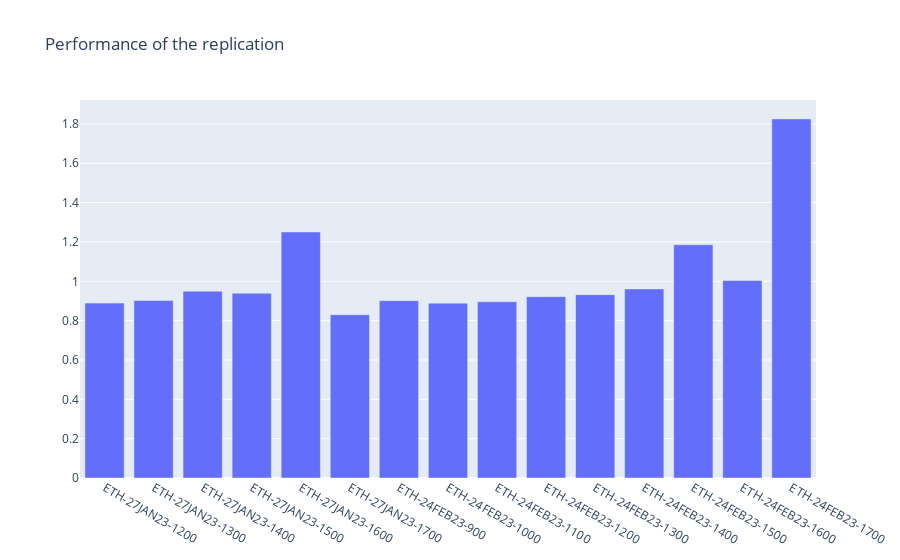

Notebook code cell kept with this figure:
### Code cell
dices2 = pd.DataFrame(np.random.randint(low=1, high=7, size=(100, 2)), columns=('Кость 1', 'Кость 2'))
dices2['Сумма'] = dices2['Кость 1'] + dices2['Кость 2']
dices3 = pd.DataFrame(np.random.randint(low=1, high=7, size=(1000, 2)), columns=('Кость 1', 'Кость 2'))
dices3['Сумма'] = dices3['Кость 1'] + dices3['Кость 2']

fig = go.Figure(layout = {"title": {"text": "Performance of the replication"}})
# fig.add_trace(go.Histogram(x=dices['Сумма']))
for i in range(len(res)):
    # fig.add_trace(go.Histogram(x=r))
    # fig.add_trace(go.Histogram(x=r))
    fig2 = px.bar(res[i], x=np.array([res[i][0]]), y=np.array([res[i][1]]))
    
    # fig2 = px.bar(df, x="x", y="y")
    fig.add_trace(fig2.data[0])

# fig.add_trace(go.Histogram(x=dices3['Сумма']))
fig.show()

### Figure 1 — Plotly figure (JSON) as saved in the notebook; plotly's stock layout.template omitted (floating-point values rounded to 4 significant figures)
{"data": [{"alignmentgroup": "True", "hovertemplate": "x=%{x}<br>y=%{y}<extra></extra>", "legendgroup": "", "marker": {"color": "#636efa", "pattern": {"shape": ""}}, "name": "", "offsetgroup": "", "orientation": "v", "showlegend": false, "textposition": "auto", "type": "bar", "x": ["ETH-27JAN23-1200"], "xaxis": "x", "y": [0.889], "yaxis": "y"}, {"alignmentgroup": "True", "hovertemplate": "x=%{x}<br>y=%{y}<extra></extra>", "legendgroup": "", "marker": {"color": "#636efa", "pattern": {"shape": ""}}, "name": "", "offsetgroup": "", "orientation": "v", "showlegend": false, "textposition": "auto", "type": "bar", "x": ["ETH-27JAN23-1300"], "xaxis": "x", "y": [0.9024], "yaxis": "y"}, {"alignmentgroup": "True", "hovertemplate": "x=%{x}<br>y=%{y}<extra></extra>", "legendgroup": "", "marker": {"color": "#636efa", "pattern": {"shape": ""}}, "name": "", "offsetgroup": "", "orientation": "v", "showlegend": false, "textposition": "auto", "type": "bar", "x": ["ETH-27JAN23-1400"], "xaxis": "x", "y": [0.9497], "yaxis": "y"}, {"alignmentgroup": "True", "hovertemplate": "x=%{x}<br>y=%{y}<extra></extra>", "legendgroup": "", "marker": {"color": "#636efa", "pattern": {"shape": ""}}, "name": "", "offsetgroup": "", "orientation": "v", "showlegend": false, "textposition": "auto", "type": "bar", "x": ["ETH-27JAN23-1500"], "xaxis": "x", "y": [0.9394], "yaxis": "y"}, {"alignmentgroup": "True", "hovertemplate": "x=%{x}<br>y=%{y}<extra></extra>", "legendgroup": "", "marker": {"color": "#636efa", "pattern": {"shape": ""}}, "name": "", "offsetgroup": "", "orientation": "v", "showlegend": false, "textposition": "auto", "type": "bar", "x": ["ETH-27JAN23-1600"], "xaxis": "x", "y": [1.251], "yaxis": "y"}, {"alignmentgroup": "True", "hovertemplate": "x=%{x}<br>y=%{y}<extra></extra>", "legendgroup": "", "marker": {"color": "#636efa", "pattern": {"shape": ""}}, "name": "", "offsetgroup": "", "orientation": "v", "showlegend": false, "textposition": "auto", "type": "bar", "x": ["ETH-27JAN23-1700"], "xaxis": "x", "y": [0.8299], "yaxis": "y"}, {"alignmentgroup": "True", "hovertemplate": "x=%{x}<br>y=%{y}<extra></extra>", "legendgroup": "", "marker": {"color": "#636efa", "pattern": {"shape": ""}}, "name": "", "offsetgroup": "", "orientation": "v", "showlegend": false, "textposition": "auto", "type": "bar", "x": ["ETH-24FEB23-900"], "xaxis": "x", "y": [0.9014], "yaxis": "y"}, {"alignmentgroup": "True", "hovertemplate": "x=%{x}<br>y=%{y}<extra></extra>", "legendgroup": "", "marker": {"color": "#636efa", "pattern": {"shape": ""}}, "name": "", "offsetgroup": "", "orientation": "v", "showlegend": false, "textposition": "auto", "type": "bar", "x": ["ETH-24FEB23-1000"], "xaxis": "x", "y": [0.889], "yaxis": "y"}, {"alignmentgroup": "True", "hovertemplate": "x=%{x}<br>y=%{y}<extra></extra>", "legendgroup": "", "marker": {"color": "#636efa", "pattern": {"shape": ""}}, "name": "", "offsetgroup": "", "orientation": "v", "showlegend": false, "textposition": "auto", "type": "bar", "x": ["ETH-24FEB23-1100"], "xaxis": "x", "y": [0.896], "yaxis": "y"}, {"alignmentgroup": "True", "hovertemplate": "x=%{x}<br>y=%{y}<extra></extra>", "legendgroup": "", "marker": {"color": "#636efa", "pattern": {"shape": ""}}, "name": "", "offsetgroup": "", "orientation": "v", "showlegend": false, "textposition": "auto", "type": "bar", "x": ["ETH-24FEB23-1200"], "xaxis": "x", "y": [0.9219], "yaxis": "y"}, {"alignmentgroup": "True", "hovertemplate": "x=%{x}<br>y=%{y}<extra></extra>", "legendgroup": "", "marker": {"color": "#636efa", "pattern": {"shape": ""}}, "name": "", "offsetgroup": "", "orientation": "v", "showlegend": false, "textposition": "auto", "type": "bar", "x": ["ETH-24FEB23-1300"], "xaxis": "x", "y": [0.932], "yaxis": "y"}, {"alignmentgroup": "True", "hovertemplate": "x=%{x}<br>y=%{y}<extra></extra>", "legendgroup": "", "marker": {"color": "#636efa", "pattern": {"shape": ""}}, "name": "", "offsetgroup": "", "orientation": "v", "showlegend": false, "textposition": "auto", "type": "bar", "x": ["ETH-24FEB23-1400"], "xaxis": "x", "y": [0.9612], "yaxis": "y"}, {"alignmentgroup": "True", "hovertemplate": "x=%{x}<br>y=%{y}<extra></extra>", "legendgroup": "", "marker": {"color": "#636efa", "pattern": {"shape": ""}}, "name": "", "offsetgroup": "", "orientation": "v", "showlegend": false, "textposition": "auto", "type": "bar", "x": ["ETH-24FEB23-1500"], "xaxis": "x", "y": [1.186], "yaxis": "y"}, {"alignmentgroup": "True", "hovertemplate": "x=%{x}<br>y=%{y}<extra></extra>", "legendgroup": "", "marker": {"color": "#636efa", "pattern": {"shape": ""}}, "name": "", "offsetgroup": "", "orientation": "v", "showlegend": false, "textposition": "auto", "type": "bar", "x": ["ETH-24FEB23-1600"], "xaxis": "x", "y": [1.004], "yaxis": "y"}, {"alignmentgroup": "True", "hovertemplate": "x=%{x}<br>y=%{y}<extra></extra>", "legendgroup": "", "marker": {"color": "#636efa", "pattern": {"shape": ""}}, "name": "", "offsetgroup": "", "orientation": "v", "showlegend": false, "textposition": "auto", "type": "bar", "x": ["ETH-24FEB23-1700"], "xaxis": "x", "y": [1.826], "yaxis": "y"}], "layout": {"autosize": true, "title": {"text": "Performance of the replication"}, "xaxis": {"autorange": true, "range": [-0.5, 14.5], "type": "category"}, "yaxis": {"autorange": true, "range": [0, 1.922], "type": "linear"}}}
